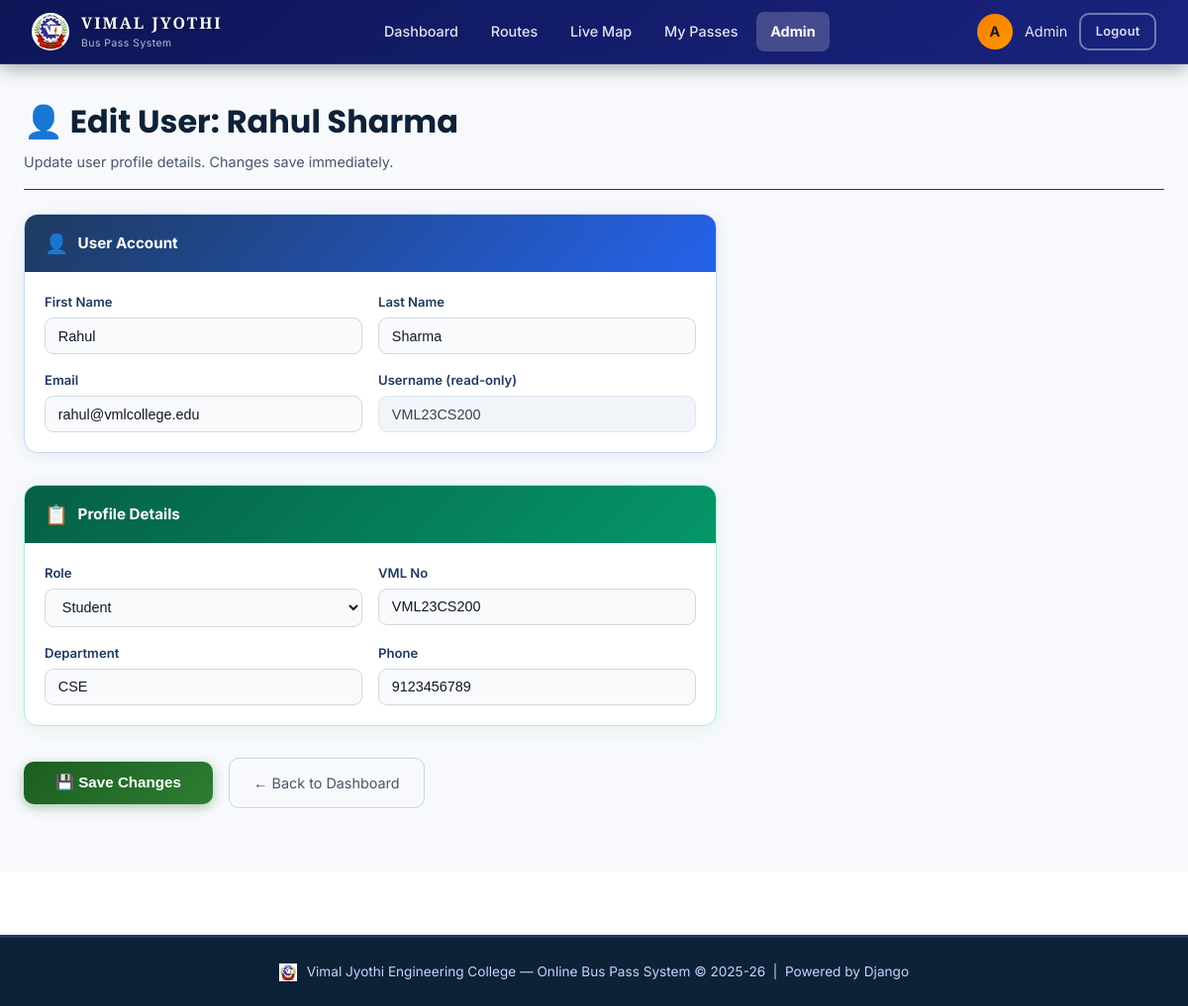
The page /admin-panel/edit-user/2/ (signed in) on the database its author committed.
### core/models.py (models this page shows, shortened)
class UserProfile(models.Model):
    ROLE_CHOICES = [
        ('student', 'Student'),
        ('faculty', 'Faculty'),
        ('driver', 'Driver'),
        ('admin', 'Admin'),
    ]
    STUDENT_TYPE_CHOICES = [
        ('day_scholar', 'Day Scholar'),
        ('hosteler', 'Hosteler'),
    ]
    user = models.OneToOneField(User, on_delete=models.CASCADE, related_name='profile')
    vml_no = models.CharField(
        max_length=20,
        unique=True,
        help_text="e.g. VML23CS200",
        blank=True,
        null=True
    )
    role = models.CharField(max_length=10, choices=ROLE_CHOICES, default='student')
    student_type = models.CharField(
        max_length=15,
        choices=STUDENT_TYPE_CHOICES,
        default='hosteler',
        help_text='Day Scholar: free QR attendance only. Hosteler: must book & pay for pass.'
    )
    phone = models.CharField(max_length=15, blank=True)
    department = models.CharField(max_length=100, blank=True)
    qr_token = models.UUIDField(default=uuid.uuid4, unique=True, editable=False)
    created_at = models.DateTimeField(auto_now_add=True)

### core/views.py (the view, shortened to what this page needs)
# urls.py: path('admin-panel/edit-user/<int:user_id>/', views.admin_edit_user_view, name='admin_edit_user'),
@auth_required
@user_passes_test(is_admin, login_url='dashboard')
def admin_edit_user_view(request, user_id):
    target_user = get_object_or_404(User, pk=user_id)
    profile, _ = UserProfile.objects.get_or_create(user=target_user)
    return render(request, 'core/admin_edit_user.html', {
        'target_user': target_user,
        'profile': profile,
    })

### core/views.py (called while the page is built, shortened)
def auth_required(view_func):
    @never_cache
    @functools.wraps(view_func)
    def wrapper(request, *args, **kwargs):
        return view_func(request, *args, **kwargs)
    return wrapper

def is_admin(user):
    return user.is_authenticated and (user.is_staff or
           (hasattr(user, 'profile') and user.profile.role == 'admin'))

### core/templates/core/admin_edit_user.html (shortened to what this page needs)
{% extends 'core/base.html' %}
{% block content %}
<div class="main-content fade-up">
    <div class="page-header" style="margin-bottom:1.5rem">
        <h1 style="color:#0d2137">👤 Edit User: {{ target_user.get_full_name|default:target_user.username }}</h1>
        <p style="color:#4a5568;font-size:0.9rem">Update user profile details. Changes save immediately.</p>
    </div>
    <form method="POST" style="max-width:700px">
        <div style="margin-bottom:2rem;background:#fff;border-radius:14px;border:1px solid #c7d7f7;
                    box-shadow:0 2px 16px rgba(30,58,95,0.08);overflow:hidden">
            <div style="background:linear-gradient(135deg,#1e3a5f,#2563eb);padding:0.85rem 1.25rem;
                        display:flex;align-items:center;gap:0.6rem">
                <span style="font-size:1.2rem">👤</span>
                <span style="color:#fff !important;font-weight:700;font-size:0.95rem">User Account</span>
            </div>
            <div style="padding:1.25rem;display:grid;grid-template-columns:1fr 1fr;gap:1rem">
                <div>
                    <label style="display:block;font-size:0.82rem;font-weight:600;color:#4a5568;margin-bottom:0.3rem">
                        First Name</label>
                    <input type="text" name="first_name" value="{{ target_user.first_name }}"
                           style="width:100%;padding:0.6rem 0.8rem;border:1px solid #cbd5e0;border-radius:8px;
                                  font-size:0.9rem;color:#1a1a1a;background:#f8fafc" />
                </div>
                <div>
                    <label style="display:block;font-size:0.82rem;font-weight:600;color:#4a5568;margin-bottom:0.3rem">
                        Last Name</label>
                    <input type="text" name="last_name" value="{{ target_user.last_name }}"
                           style="width:100%;padding:0.6rem 0.8rem;border:1px solid #cbd5e0;border-radius:8px;
                                  font-size:0.9rem;color:#1a1a1a;background:#f8fafc" />
                </div>
                <div>
                    <label style="display:block;font-size:0.82rem;font-weight:600;color:#4a5568;margin-bottom:0.3rem">
                        Email</label>
                    <input type="email" name="email" value="{{ target_user.email }}"
                           style="width:100%;padding:0.6rem 0.8rem;border:1px solid #cbd5e0;border-radius:8px;
                                  font-size:0.9rem;color:#1a1a1a;background:#f8fafc" />
                </div>
                <div>
                    <label style="display:block;font-size:0.82rem;font-weight:600;color:#94a3b8;margin-bottom:0.3rem">
                        Username (read-only)</label>
                    <input type="text" value="{{ target_user.username }}" disabled
                           style="width:100%;padding:0.6rem 0.8rem;border:1px solid #e2e8f0;border-radius:8px;
                                  font-size:0.9rem;color:#94a3b8;background:#f1f5f9" />
                </div>
            </div>
        </div>
        <div style="margin-bottom:2rem;background:#fff;border-radius:14px;border:1px solid #a7f3d0;
                    box-shadow:0 2px 16px rgba(5,150,105,0.09);overflow:hidden">
            <div style="background:linear-gradient(135deg,#065f46,#059669);padding:0.85rem 1.25rem;
                        display:flex;align-items:center;gap:0.6rem">
                <span style="font-size:1.2rem">📋</span>
                <span style="color:#fff !important;font-weight:700;font-size:0.95rem">Profile Details</span>
            </div>
            <div style="padding:1.25rem;display:grid;grid-template-columns:1fr 1fr;gap:1rem">
                <div>
                    <label style="display:block;font-size:0.82rem;font-weight:600;color:#4a5568;margin-bottom:0.3rem">
                        Role</label>
                    <select name="role"
                            style="width:100%;padding:0.6rem 0.8rem;border:1px solid #cbd5e0;border-radius:8px;
                                   font-size:0.9rem;color:#1a1a1a;background:#f8fafc">
                        <option value="student" {% if profile.role == 'student' %}selected{% endif %}>Student</option>
                    </select>
                </div>
                <div>
                    <label style="display:block;font-size:0.82rem;font-weight:600;color:#4a5568;margin-bottom:0.3rem">
                        VML No</label>
                    <input type="text" name="vml_no" value="{{ profile.vml_no|default:'' }}"
                           style="width:100%;padding:0.6rem 0.8rem;border:1px solid #cbd5e0;border-radius:8px;
                                  font-size:0.9rem;color:#1a1a1a;background:#f8fafc" />
                </div>
                <div>
                    <label style="display:block;font-size:0.82rem;font-weight:600;color:#4a5568;margin-bottom:0.3rem">
                        Department</label>
                    <input type="text" name="department" value="{{ profile.department|default:'' }}"
                           style="width:100%;padding:0.6rem 0.8rem;border:1px solid #cbd5e0;border-radius:8px;
                                  font-size:0.9rem;color:#1a1a1a;background:#f8fafc" />
                </div>
                <div>
                    <label style="display:block;font-size:0.82rem;font-weight:600;color:#4a5568;margin-bottom:0.3rem">
                        Phone</label>
                    <input type="text" name="phone" value="{{ profile.phone|default:'' }}"
                           style="width:100%;padding:0.6rem 0.8rem;border:1px solid #cbd5e0;border-radius:8px;
                                  font-size:0.9rem;color:#1a1a1a;background:#f8fafc" />
                </div>
            </div>
        </div>
        <div style="display:flex;gap:1rem;align-items:center">
            <button type="submit"
                    style="padding:0.8rem 2rem;background:linear-gradient(135deg,#1e3a5f,#2563eb);
                           color:#fff;border:none;border-radius:10px;font-size:0.95rem;font-weight:700;
                           cursor:pointer;box-shadow:0 4px 14px rgba(37,99,235,0.3);
                           transition:transform 0.15s">
                💾 Save Changes
            </button>
            <a href="{% url 'admin_dashboard' %}"
               style="padding:0.8rem 1.5rem;color:#4a5568;text-decoration:none;font-size:0.9rem;
                      border:1px solid #cbd5e0;border-radius:10px">
                ← Back to Dashboard
            </a>
        </div>
    </form>
</div>
{% endblock %}

### core/templates/core/base.html (shortened to what this page needs)
{% load static %}
<!DOCTYPE html>
<html lang="en">
<head>
  <link rel="stylesheet" href="{% static 'core/css/style.css' %}" />
  <link rel="stylesheet" href="{% static 'core/css/white_theme.css' %}" />
</head>
<body>
  {% if user.is_authenticated %}
  <nav class="navbar">
    <a href="{% url 'dashboard' %}" class="navbar-brand">
      <img src="{% static 'core/images/vjec_logo.png' %}" class="navbar-logo-img" alt="VJEC" />
      <div>
        <span style="font-family:'Cinzel',Georgia,serif;font-size:1.4rem;font-weight:900;letter-spacing:2px;color:#ffffff;line-height:1.1;text-shadow:0 1px 4px rgba(0,0,0,0.5)">VIMAL JYOTHI</span>
        <small>Bus Pass System</small>
      </div>
    </a>
    <ul class="nav-links">
      <li><a href="{% url 'dashboard' %}">Dashboard</a></li>
      <li><a href="{% url 'routes' %}">Routes</a></li>
      <li><a href="{% url 'map' %}">Live Map</a></li>
      <li><a href="{% url 'my_passes' %}">My Passes</a></li>
      {% if user.is_staff or user.profile.role == 'admin' %}
      <li><a href="{% url 'admin_dashboard' %}">Admin</a></li>
      {% endif %}
    </ul>
    <div class="nav-user">
      <div class="nav-avatar">{{ user.first_name|first|default:user.username|first|upper }}</div>
      <span style="font-size:0.9rem;color:rgba(255,255,255,0.8)">{{ user.first_name|default:user.username }}</span>
      <a href="{% url 'logout' %}" class="btn btn-outline btn-sm">Logout</a>
    </div>
  </nav>
  {% endif %}
  <main>
    {% block content %}{% endblock %}
  </main>
  {% if user.is_authenticated %}
  <footer>
    <p>
      <img src="{% static 'core/images/vjec_logo.png' %}" style="height:18px;vertical-align:middle;margin-right:6px"
        alt="">
      Vimal Jyothi Engineering College &mdash; Online Bus Pass System &copy; 2025-26 &nbsp;|&nbsp; Powered by Django
    </p>
  </footer>
  {% endif %}
</body>
</html>

### core/static/core/css/style.css (style rules this page uses)
:root { --primary: #1a237e; --primary-dark: #0d1657; --primary-light: #283593; --accent: #f57c00; --accent-light: #ff9800; --success: #2e7d32; --danger: #c62828; --warning: #f9a825; --info: #0277bd; --bg-dark: #0f1729; --bg-card: #162040; --bg-card2: #1e2d55; --text-light: #e8eaf6; --text-muted: #9fa8da; --border: #2a3a70; --white: #ffffff; --shadow: 0 8px 32px rgba(0, 0, 0, 0.3); --shadow-sm: 0 2px 12px rgba(0, 0, 0, 0.2); --radius: 16px; --radius-sm: 10px; --transition: all 0.3s ease; }
* { margin: 0; padding: 0; box-sizing: border-box; }
body { font-family: 'Inter', sans-serif; background: var(--bg-dark); color: var(--text-light); min-height: 100vh; line-height: 1.6; }
.navbar { background: linear-gradient(135deg, var(--primary-dark) 0%, var(--primary) 100%); padding: 0 2rem; height: 65px; display: flex; align-items: center; justify-content: space-between; position: sticky; top: 0; z-index: 1000; box-shadow: 0 2px 20px rgba(0, 0, 0, 0.4); border-bottom: 1px solid rgba(255, 255, 255, 0.1); }
.navbar-brand { display: flex; align-items: center; gap: 0.75rem; text-decoration: none; color: var(--white); }
.navbar-brand span { font-family: 'Poppins', sans-serif; font-weight: 700; font-size: 1.25rem; letter-spacing: -0.5px; }
.navbar-brand small { display: block; font-size: 0.65rem; font-weight: 300; opacity: 0.8; letter-spacing: 0.5px; }
.nav-links { display: flex; align-items: center; gap: 0.25rem; list-style: none; }
.nav-links a { color: rgba(255, 255, 255, 0.85); text-decoration: none; padding: 0.5rem 0.9rem; border-radius: 8px; font-size: 0.9rem; font-weight: 500; transition: var(--transition); display: flex; align-items: center; gap: 0.4rem; }
.nav-links a.active { background: rgba(255, 255, 255, 0.2); color: var(--white); }
.nav-user { display: flex; align-items: center; gap: 0.75rem; }
.nav-avatar { width: 36px; height: 36px; background: linear-gradient(135deg, var(--accent), var(--accent-light)); border-radius: 50%; display: flex; align-items: center; justify-content: center; font-weight: 700; font-size: 0.9rem; }
.main-content { max-width: 1280px; margin: 0 auto; padding: 2rem 1.5rem; }
.page-header { margin-bottom: 2rem; padding-bottom: 1rem; border-bottom: 1px solid var(--border); }
.page-header h1 { font-family: 'Poppins', sans-serif; font-size: 2rem; font-weight: 700; color: var(--white); }
.page-header p { color: var(--text-muted); margin-top: 0.25rem; }
.btn { display: inline-flex; align-items: center; gap: 0.5rem; padding: 0.6rem 1.4rem; border-radius: 10px; font-size: 0.9rem; font-weight: 600; text-decoration: none; cursor: pointer; border: none; transition: var(--transition); letter-spacing: 0.3px; }
.btn-outline { background: transparent; border: 1px solid var(--border); color: var(--text-light); }
.btn-sm { padding: 0.4rem 0.9rem; font-size: 0.8rem; }
footer { text-align: center; padding: 1.5rem; color: var(--text-muted); font-size: 0.85rem; border-top: 1px solid var(--border); margin-top: 4rem; }
.fade-up { animation: fadeUp 0.4s ease; }

### core/templates/core/base.html (style rules this page uses)
.navbar-logo-img { height: 38px; width: 38px; object-fit: contain; border-radius: 50%; }

### rows shown on the page
UserProfile: role "Student", vml_no "VML23CS200", department "CSE", phone "9123456789"

### other values the page prints
{{ user.first_name|first|default:user.username|first|upper }} "A"
{{ user.first_name|default:user.username }} "Admin"
{{ target_user.get_full_name|default:target_user.username }} "Rahul Sharma"
